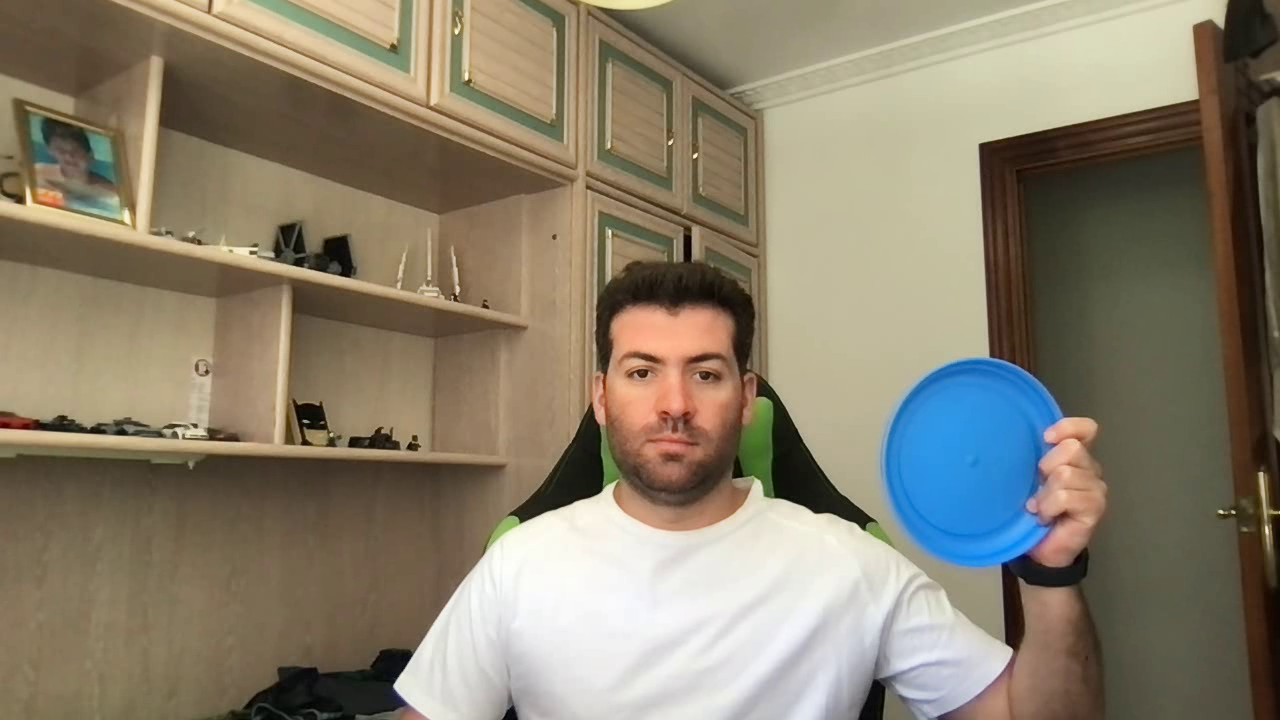
#> input picture frame 18 of entregables/entregable1/output.mp4, 1280 x 720 px
$ python gray_player.py
#> lines starting #> are read from the running program, lines starting #| are printed output that depends on the picture
import numpy as np
import cv2 as cv
cap = cv.VideoCapture('output.mp4')
while cap.isOpened():
    ret, frame = cap.read()
#> frame is the input picture: shape (720, 1280, 3); mean B, G, R 108.4, 127.3, 136.8
    # if frame is read correctly ret is True
    if not ret:
        print("Can't receive frame (stream end?). Exiting ...")
        break
    gray = cv.cvtColor(frame, cv.COLOR_BGR2GRAY)
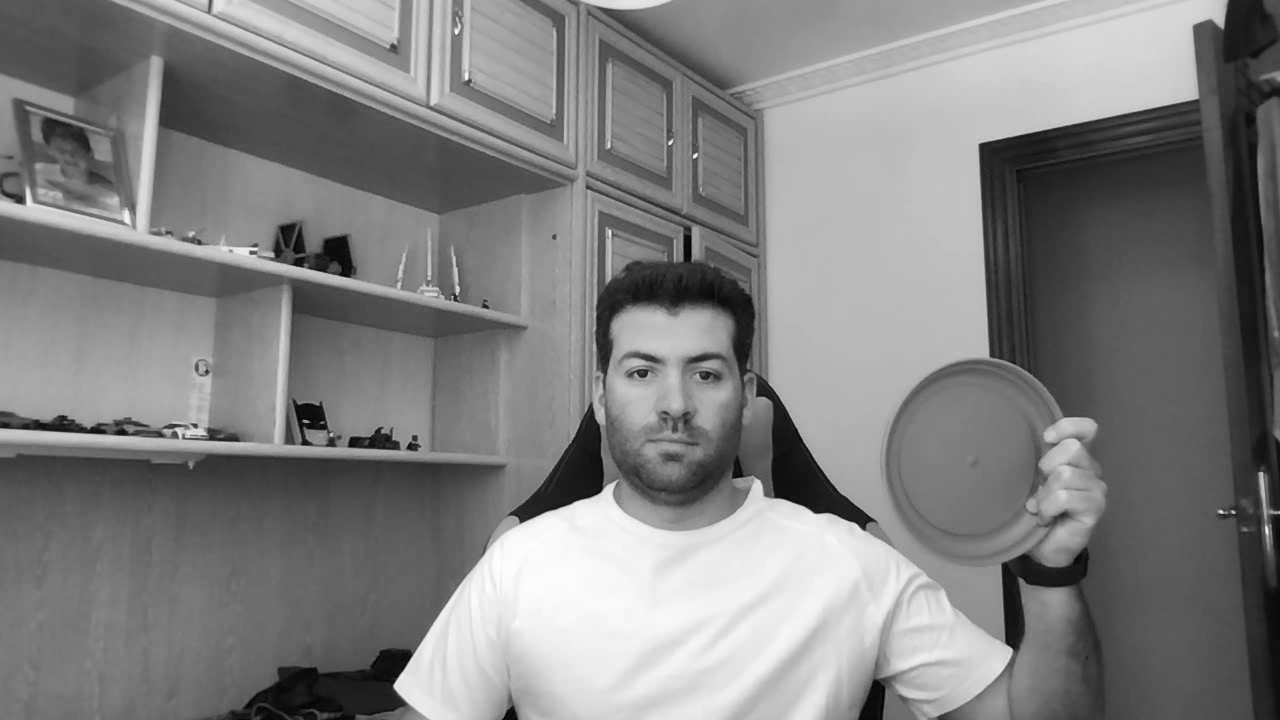
#> gray: shape (720, 1280); min 1, max 255, mean 127.9
    cv.imshow('frame', gray)
    if cv.waitKey(1) == ord('q'):
#> (key q is pressed here)
        break
cap.release()
cv.destroyAllWindows()

$ run again, starting later in the video
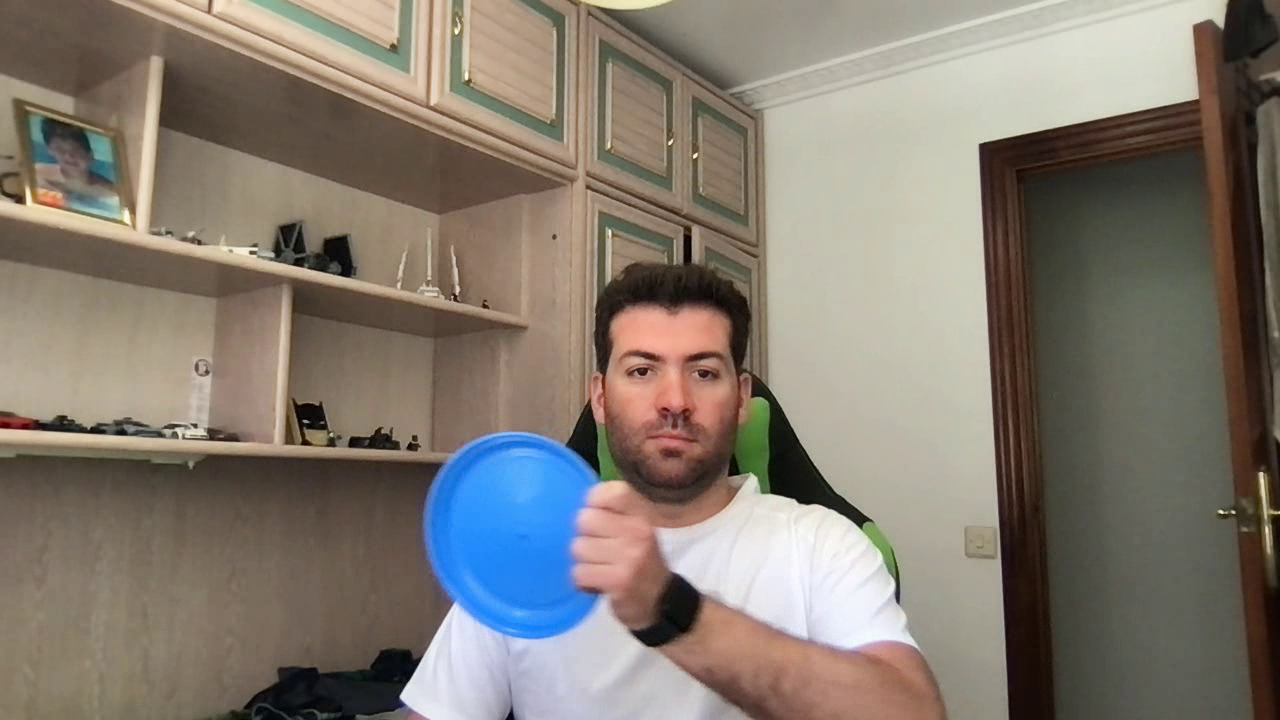
#> input picture frame 81 of entregables/entregable1/output.mp4, 1280 x 720 px
#> frame is the input picture: shape (720, 1280, 3); mean B, G, R 112.3, 122.6, 131.3
#> `gray = cv.cvtColor(frame, cv.COLOR_BGR2GRAY)`:
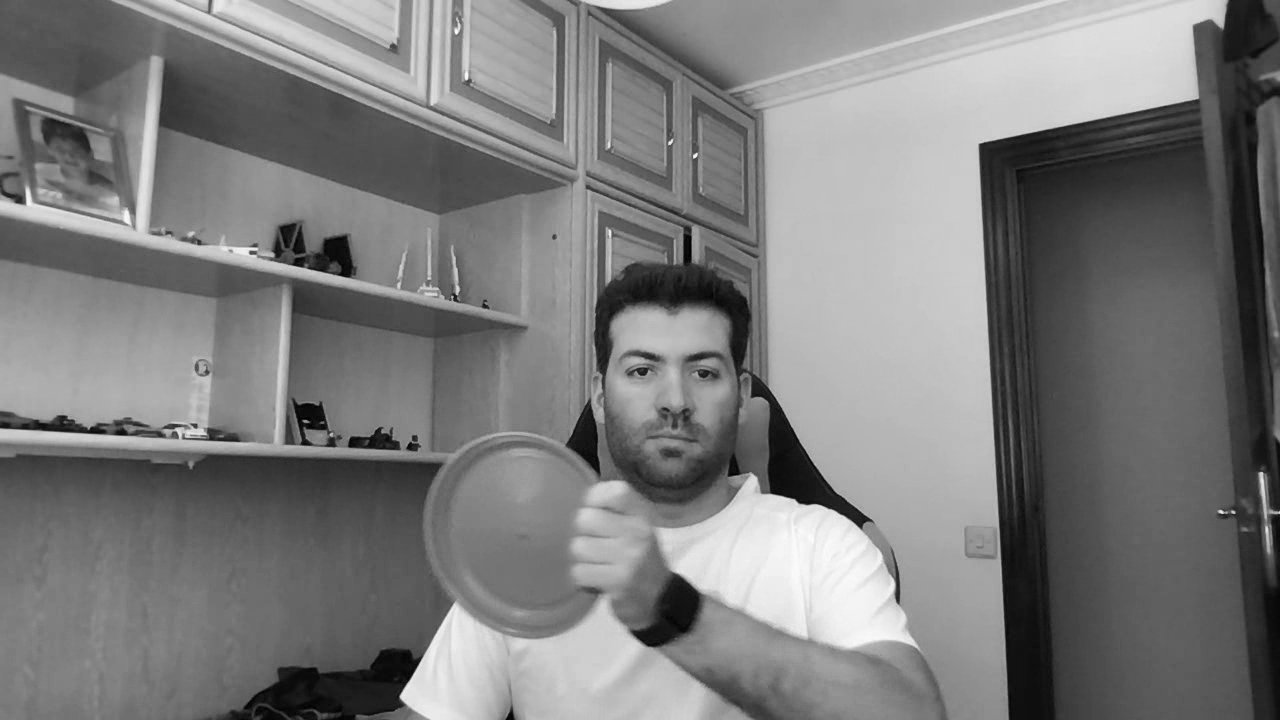
#> gray: shape (720, 1280); min 0, max 252, mean 123.9

$ run again, starting later in the video
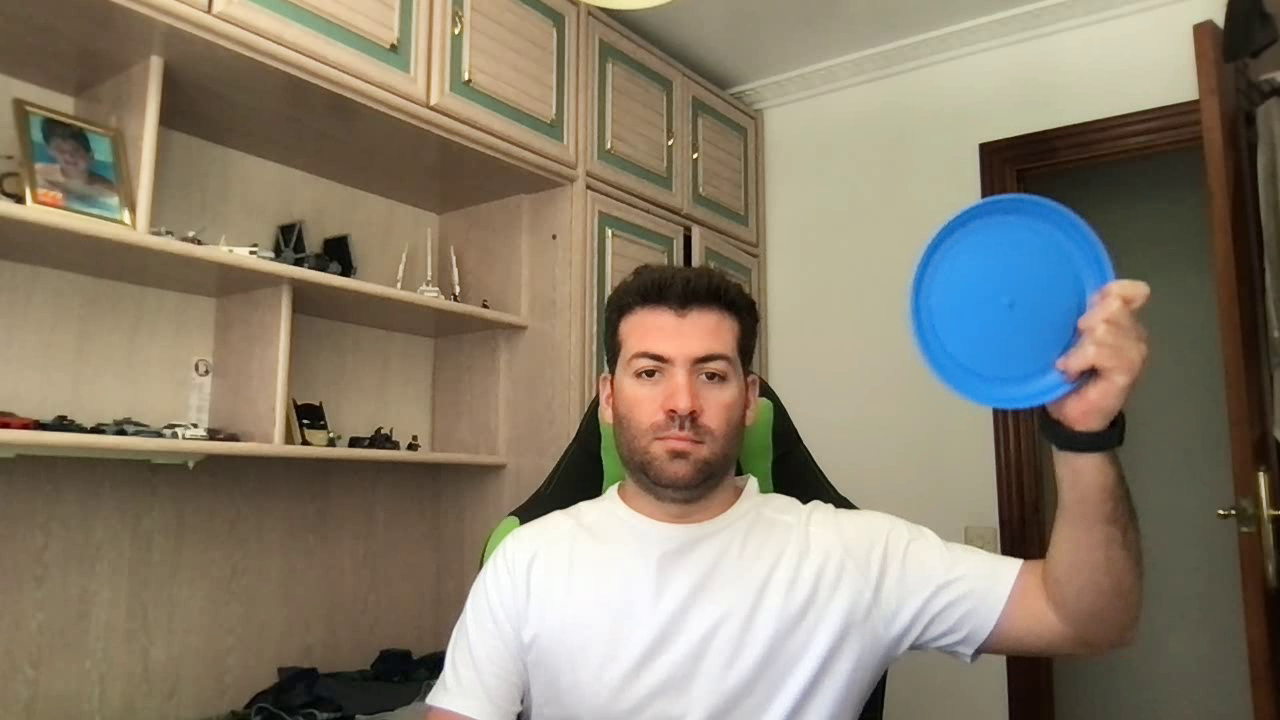
#> input picture frame 145 of entregables/entregable1/output.mp4, 1280 x 720 px
#> frame is the input picture: shape (720, 1280, 3); mean B, G, R 109.3, 126.6, 136.4
#> `gray = cv.cvtColor(frame, cv.COLOR_BGR2GRAY)`:
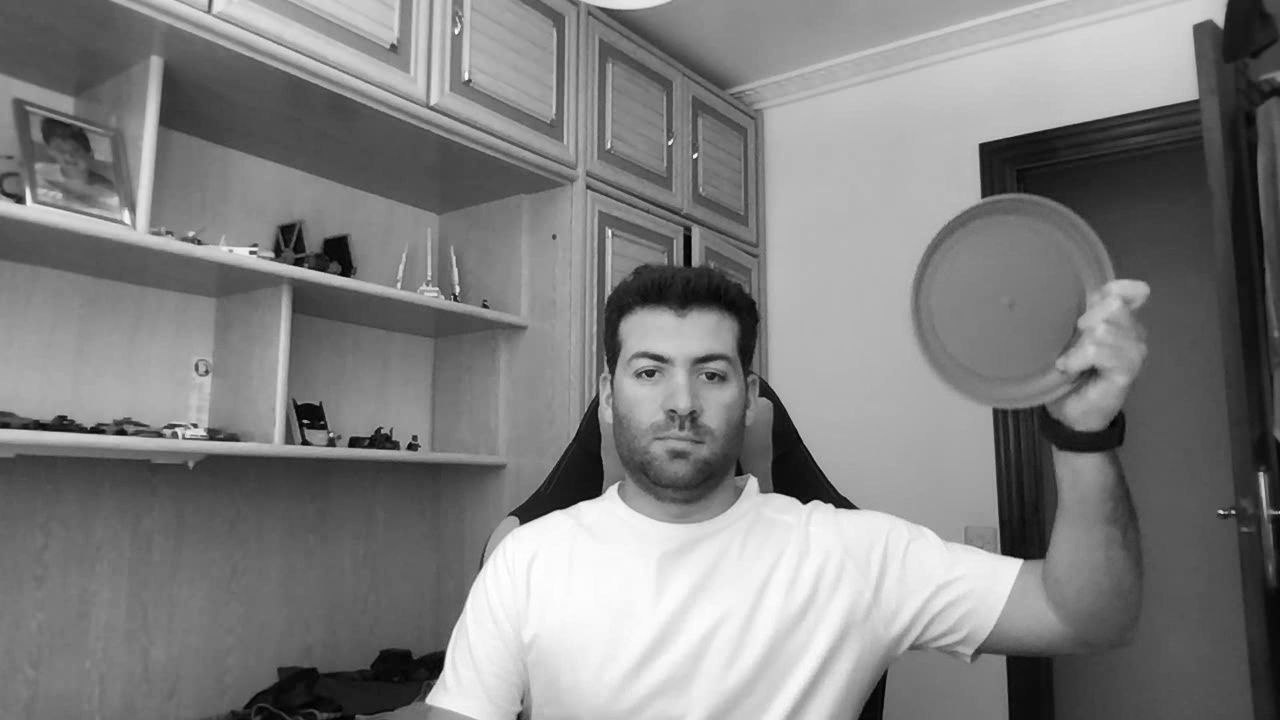
#> gray: shape (720, 1280); min 0, max 255, mean 127.5
